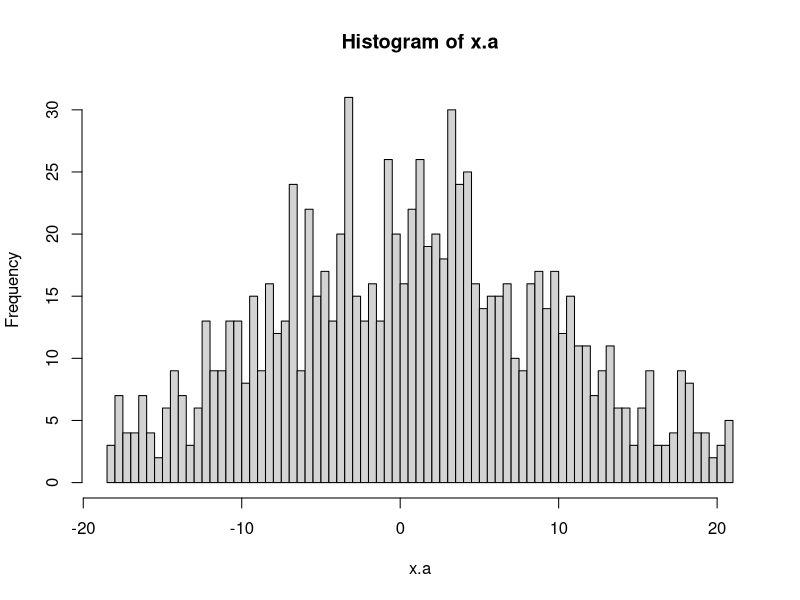
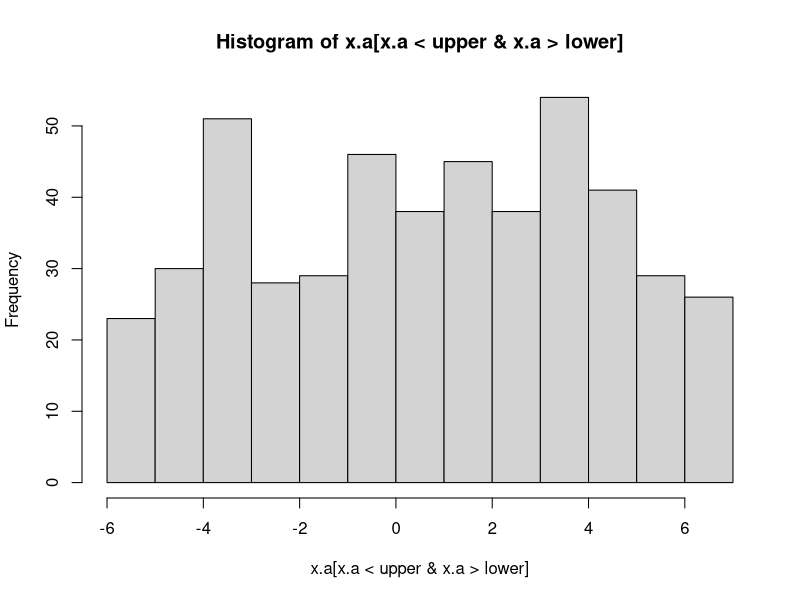
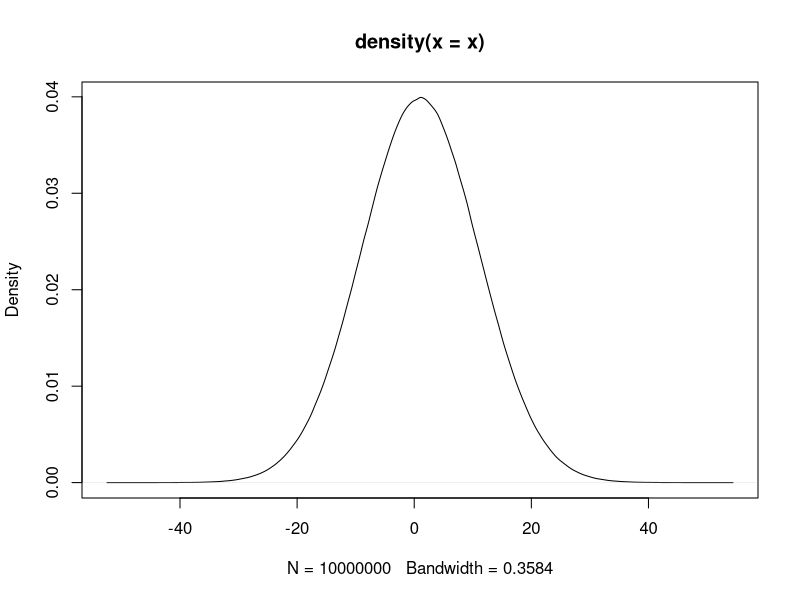

These charts were generated, in order, by the following R code:
## ---- chunk 1
knitr::opts_chunk$set(echo = TRUE)

## ---- chunk 2
x.a <- rnorm(1000, 1, 10)

# 1.1 Filter OUT extreme values out of two standard deviations
#x.a - mean(x.a) <  2*sd(x.a)
#x.a  - mean(x.a) >  -2*sd(x.a)
x.a <- x.a[abs(x.a - mean(x.a)) < 2*sd(x.a)]

# 1.2 Plotting the distribution of the remaining vector x.a
hist(x.a, breaks = 100)

# 1.3 Calculate the 25% 50% and 75% quantile of vector x.a. (You may google "quantile r)
upper <- quantile(x.a, probs = 0.75)
middle<- quantile(x.a, probs = 0.5)
lower <- quantile(x.a, probs = 0.25)

# 1.4 Get the sequence between 25% to 75% of x.a
hist(x.a[x.a < upper & x.a > lower])
x.a[x.a > upper | x.a < lower]


## ---- chunk 3
x.b <- c("a", "b", "c", "d", "e", "f", "g", "h", "i", "j", "k")

# 2.1 Get only elements at odd positions
x.b[1:length(x.b)%% 2 == 1]

# 2.2 Truncate the first 2 elements and the last 2 elements
x.b[3:(length(x.b)-2)]


## ---- chunk 4
population <- c(158228, 126687, 228075, 204903, 308383)
town <- c("中正", "大同", "中山", "松山", "大安")

# 3.1 Sort the population, 
# the reuslt should be [1] 126687 158228 204903 228075 308383
sort(population)

# 3.2 Sort populations in decreasing order 
# (Google it or check help)
# Result: [1] 308383 228075 204903 158228 126687
sort(population, decreasing = TRUE)
# 3.3 Sort town names according to population in decreasing order
# Result: [1] "大安" "中山" "松山" "中正" "大同"
order(population)
town[order(-population)]

## ---- chunk 5
# 4.1 Print current time
# e.g., "2019-09-02 21:31:36 CST"
Sys.time()
# 4.2 Check the data type of current time
str(Sys.time())

# 4.3 Print today
# e.g., [1] "2019-09-02"
Sys.Date()

# 4.4 Check the data type of date
str(Sys.Date())

# 4.5 Write example to compare following functions: print(), cat(), and message() 
cat("Michael","Jackson\n")
print(paste("Michael","Jackson", sep = " "))
message("Michael ","Jackson")
## ---- chunk 6
# 5.1 Using google to find out how to measure the ruuning time of the following code
start_time <- Sys.time()
x <- rnorm(10000000, 1, 10) 
plot(density(x))
end_time <- Sys.time()

end_time - start_time

## ---- chunk 7
a <- c(5, 5, 5, 5, 4, 4, 4, 3, 3, 1, 1, 1, 2, 2, 2)
b <- c(3, 3, 3, 4, 4, 4, 2, 2, 2, 4, 4, 1, 4, 1, 1)
df2 <- data.frame(a, b)

# sort df2 in orders of decreasing b then increasing a
df2 <- df2[order( -df2$b,df2$a),]

## ---- chunk 8
country <- c("CN", "US", "JP", "HK", "KR", "SG", "DE", "MY", "VN", "PH", "TH", "AU", "NL", "SA", "ID", "GB", "IN", "FR", "IT", "AE")

import <- c(26.142, 12.008, 7.032, 13.646, 4.589, 5.768, 2.131, 2.802, 3.428, 3.019, 1.976, 1.118, 1.624, 0.449, 0.983, 1.302, 1.027, 0.553, 0.670, 0.455)

export <- c(22.987, 12.204, 11.837, 7.739, 5.381, 4.610, 2.866, 2.784, 2.414, 2.092, 1.839, 1.788, 1.665, 1.409, 1.391, 1.075, 0.974, 0.899, 0.800, 0.728)

df_country<-data.frame(country,import, export)
df_country<-df_country[order(-df_country$export, -df_country$import),]
df_country

